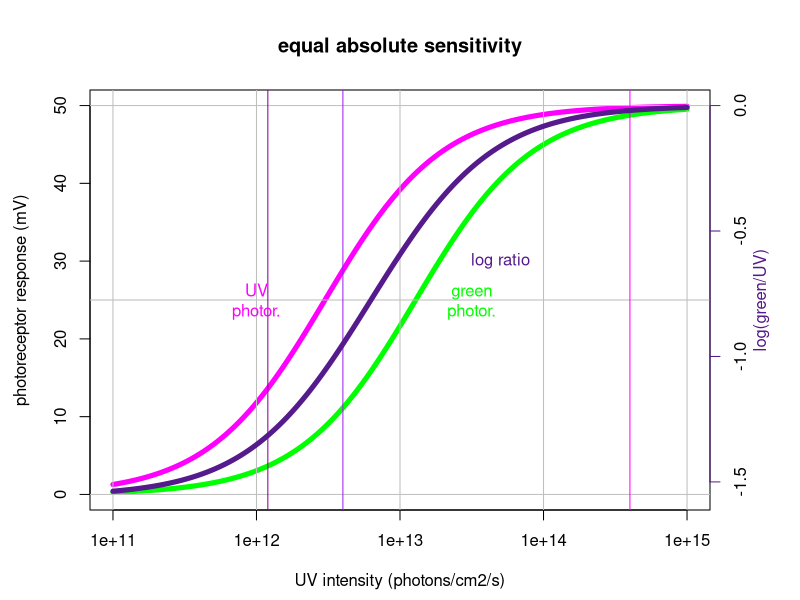
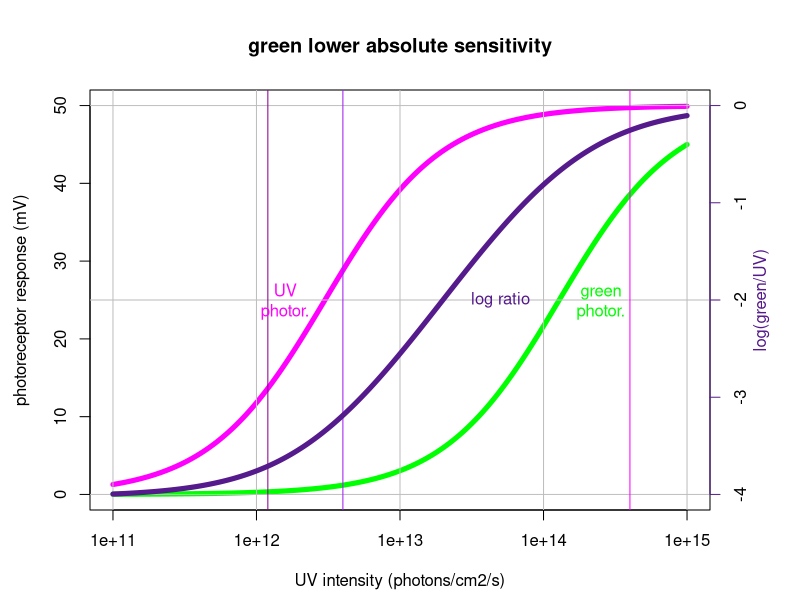
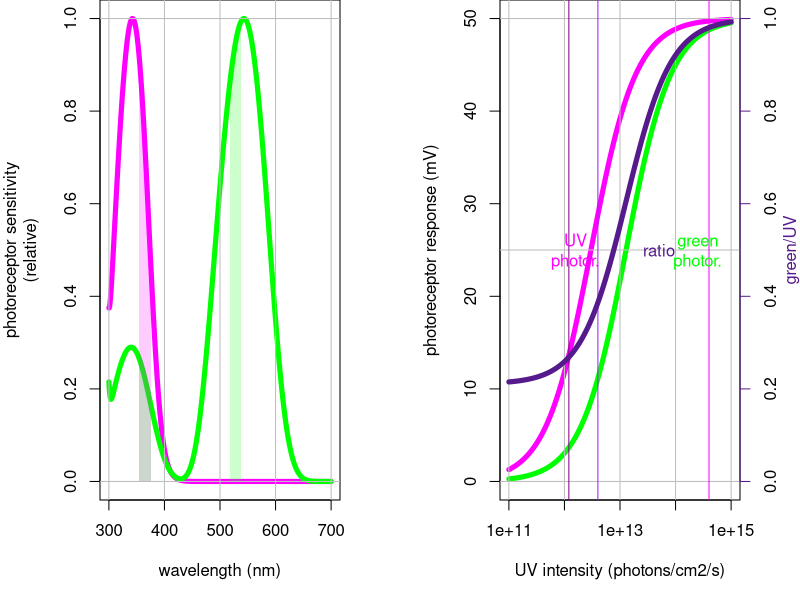

R code for these plots, in order:
## ---- chunk 1
knitr::opts_chunk$set(echo = TRUE)
## ---- chunk 2
# Load required library for integration functions
library(sfsmisc)
## ---- chunk 3
# Make a spline template for a visual pigment
StavengaSpline = function(spec_range = c(300, 700), #bounds of spectrum in nanometers
                          lambda_max,#peak sensitivity
                          a_type = 'a1'){#pigment type, only a1 available currently
  wlns =  seq(from = min(spec_range),
              to = max(spec_range), 
              length.out = 1e3) #
  #Stavenga, D. G. (2010). On visual pigment templates and the spectral shape of invertebrate rhodopsins and metarhodopsins. Journal of Comparative Physiology A: Neuroethology, Sensory, Neural, and Behavioral Physiology, 196(11), 869–878. doi:10.1007/s00359-010-0568-7
  # modified lognormal
  Mlognorm  = function(wl,l_max, a0, a1)
  {
    x = log10(wl/l_max)
    return(
      exp(-a0*x^2 *
            (1+a1*x+3*a1^2*x^2)
      )
    )
  }
  if(a_type == 'a1')
  {
    #alpha band
    a_band = Mlognorm(wl = wlns,
                      l_max = lambda_max, 
                      a0 = 380, 
                      a1 = 6.09)
    #beta band
    b_band = 0.29*Mlognorm(wl = wlns, 
                           l_max = 340, 
                           a0 = 247, 
                           a1 = 3.59)
    #gamma band
    g_band = 1.99*Mlognorm(wl = wlns, 
                           l_max = 276, 
                           a0 = 647, 
                           a1 = 23.4)
  }else
  {stop('a2 and a3 pigments not yet implemented')}
  # N.B. Stavenga normalises to max(a.band), I normalise to function max
  r_stav  = (a_band + b_band + g_band)/
    max(a_band + b_band + g_band)
  return(    smooth.spline(x = wlns,
                           y =  r_stav)    )
}#StavengaSpline <- function(spec.range, lambda.max)
## ---- chunk 4
# Define a function for photoreceptor response
#params based on 250327_006 from Kolyfetis et al., 2025
PRresponse = function(
            quanta = 10^seq(from = 10, to  = 14, length.out = 21), #photons/cm2/s
            vmax = 50,#mV
            k50 = 0.03*1e14,#inflection point
            n = 1.07)#slope
  {
mV = (vmax*quanta^n)/ 
      (k50^n + quanta^n)
}
#this sets sensitivity in the following way
## rel_quanta = quanta/max(quanta)
## yy = mV/vmax
## sensitivity = k50*(yy/(1-yy))^(n^-1)
## ---- chunk 5
# Response peak for honeybee photoreceptors Menzel et al., 1986
lmax_u = 343
lmax_g = 543
# Emission peak for each LED
led_u = 365
led_g = 528
# A 20nm (uniform) band for each 
wlband = seq(from = -10, to  = 10, by = 0.1)
## ---- chunk 6
# Predict sensitivity curves across whole spectrum
u_photopig = predict(StavengaSpline(lambda_max = lmax_u))
g_photopig = predict(StavengaSpline(lambda_max = lmax_g))

# Specifically for the LEDs
#green photoreceptor
gPR_uLED = predict(StavengaSpline(lambda_max = lmax_g), x = led_u + wlband)
gPR_gLED = predict(StavengaSpline(lambda_max = lmax_g), x = led_g + wlband)
#UV photoreceptor
uPR_gLED = predict(StavengaSpline(lambda_max = lmax_u), x = led_g + wlband)
uPR_uLED = predict(StavengaSpline(lambda_max = lmax_u), x = led_u + wlband)

# integrated sensitivity
sens_gPR_uLED = integrate.xy(gPR_uLED)
sens_gPR_gLED = integrate.xy(gPR_gLED)
g_rel_u = sens_gPR_uLED/sens_gPR_gLED
## ---- chunk 7
xx = 10^seq(from = 11, to  = 15, length.out = 1e3) #photons/cm2/s
example_g_equal = PRresponse(k50 = 3e12/g_rel_u, quanta = xx)
example_g_lows = PRresponse(k50 = 3e13/g_rel_u, quanta = xx)
example_u = PRresponse(k50 = 3e12, quanta = xx)

#set margins all around for individual plots
par(mar = c(4.5,4.5,4.5,4.5))
## ---- chunk 8
#open plot with green photoreceptor
plot(x = xx,
     y = example_g_equal,
     type = 'l',
     col = 'green',
     lwd = 5,
     log = 'x',
     ylim = c(0, 50),
     main = 'equal absolute sensitivity',
     xlab = 'UV intensity (photons/cm2/s)',
     ylab = 'photoreceptor response (mV)')
#add UV photoreceptor
lines(x = xx,
     y = example_u,
     col = 'magenta',
     lwd = 5)
#add reference lines
abline(h = c(0,0.5,1.0)*50,
       v = 10^c(11:15),
       col = 'gray')
#add LEDs
abline(v = c(1.2e12, 4e12, 4e14),
       col = c('magenta4', 'purple', 'magenta'))
#label curves
text(x = 10^c(12, 13.5, 13.7),
     y = c(25, 25, 30),
     labels = c('UV\nphotor.',
                'green\nphotor.',
                'log ratio'),
     col = c('magenta', 'green', 'purple4')
     )
#add log ratio
#open new plot
par(new = TRUE)
plot(x = xx,
     y = log(example_g_equal/example_u),
     type = 'l',
     ylim = c(-1.55, 0),
     log = 'x',
     lwd = 5,
     col = 'purple4',
     axes = FALSE,
     xlab = '',
     ylab = '')
#add axis
axis(side = 4,
     col = 'purple4')
#add axis label
mtext(side = 4,
      line = 2,
      text = 'log(green/UV)',
      col = 'purple4')
## ---- chunk 9
plot(x = xx,
     y = example_g_lows,
     type = 'l',
     col = 'green',
     lwd = 5,
     log = 'x',
     ylim = c(0, 50),
     main = 'green lower absolute sensitivity',
     xlab = 'UV intensity (photons/cm2/s)',
     ylab = 'photoreceptor response (mV)')
lines(x = xx,
     y = example_u,
     col = 'magenta',
     lwd = 5)
#add reference lines
abline(h = c(0,0.5,1.0)*50,
       v = 10^c(11:15),
       col = 'gray')
#add LEDs
abline(v = c(1.2e12, 4e12, 4e14),
       col = c('magenta4', 'purple', 'magenta'))
#label curves
text(x = 10^c(12.2, 14.4, 13.7),
     y = c(25, 25, 25),
     labels = c('UV\nphotor.',
                'green\nphotor.',
                'log ratio'),
     col = c('magenta', 'green', 'purple4')
)
#add log ratio
#open new plot
par(new = TRUE)
plot(x = xx,
     y = log(example_g_lows/example_u),
     type = 'l',
     ylim = c(-4.0, 0),
     log = 'x',
     lwd = 5,
     col = 'purple4',
     axes = FALSE,
     xlab = '',
     ylab = '')

axis(side = 4,
     col = 'purple4')
mtext(side = 4,
      line = 2,
      text = 'log(green/UV)',
      col = 'purple4')
## ---- chunk 10
par(mfrow = c(1,2),
    mar = c(5,5,0,3))
plot(u_photopig,
     type = 'l',
     lwd = 5,
     col = 'magenta',
     xlim = c(300, 700),
     ylim = c(0,1),
     xlab = 'wavelength (nm)',
     ylab = 'photoreceptor sensitivity\n(relative)',
     )
lines(g_photopig,
      lwd = 5,
      col = 'green')

with(uPR_uLED,
  polygon(x = c(x, rev(x)),
          y = c(y, rep(0, length(y))),
          col = adjustcolor('magenta',
                            alpha.f = 0.2),
          border = NA)
)
with(uPR_gLED,
  polygon(x = c(x, rev(x)),
          y = c(y, rep(0, length(y))),
          col = adjustcolor('magenta',
                            alpha.f = 0.2),
          border = NA)
)

with(gPR_uLED,
  polygon(x = c(x, rev(x)),
          y = c(y, rep(0, length(y))),
          col = adjustcolor('green',
                            alpha.f = 0.2),
          border = NA)
)
with(gPR_gLED,
  polygon(x = c(x, rev(x)),
          y = c(y, rep(0, length(y))),
          col = adjustcolor('green',
                            alpha.f = 0.2),
          border = NA)
)
abline(h = c(0,1.0),
       v = 100*c(3:7),
       col = 'gray')


plot(x = xx,
     y = example_g_equal,
     type = 'l',
     col = 'green',
     lwd = 5,
     log = 'x',
     ylim = c(0, 50),
     xlab = 'UV intensity (photons/cm2/s)',
     ylab = 'photoreceptor response (mV)')
lines(x = xx,
      y = example_u,
      col = 'magenta',
      lwd = 5)
#add reference lines
abline(h = c(0,0.5,1.0)*50,
       v = 10^c(11:15),
       col = 'gray')
#add LEDs
abline(v = c(1.2e12, 4e12, 4e14),
       col = c('magenta4', 'purple', 'magenta'))
#label curves
text(x = 10^c(12.2, 14.4, 13.7),
     y = c(25, 25, 25),
     labels = c('UV\nphotor.',
                'green\nphotor.',
                'ratio'),
     col = c('magenta', 'green', 'purple4')
)
#add ratio
#open new plot
par(new = TRUE)
plot(x = xx,
     y = example_g_equal/example_u,
     type = 'l',
     ylim = c(0, 1),
     log = 'x',
     lwd = 5,
     col = 'purple4',
     axes = FALSE,
     xlab = '',
     ylab = '')

axis(side = 4,
     col = 'purple4')
mtext(side = 4,
      line = 2,
      text = 'green/UV',
      col = 'purple4')
